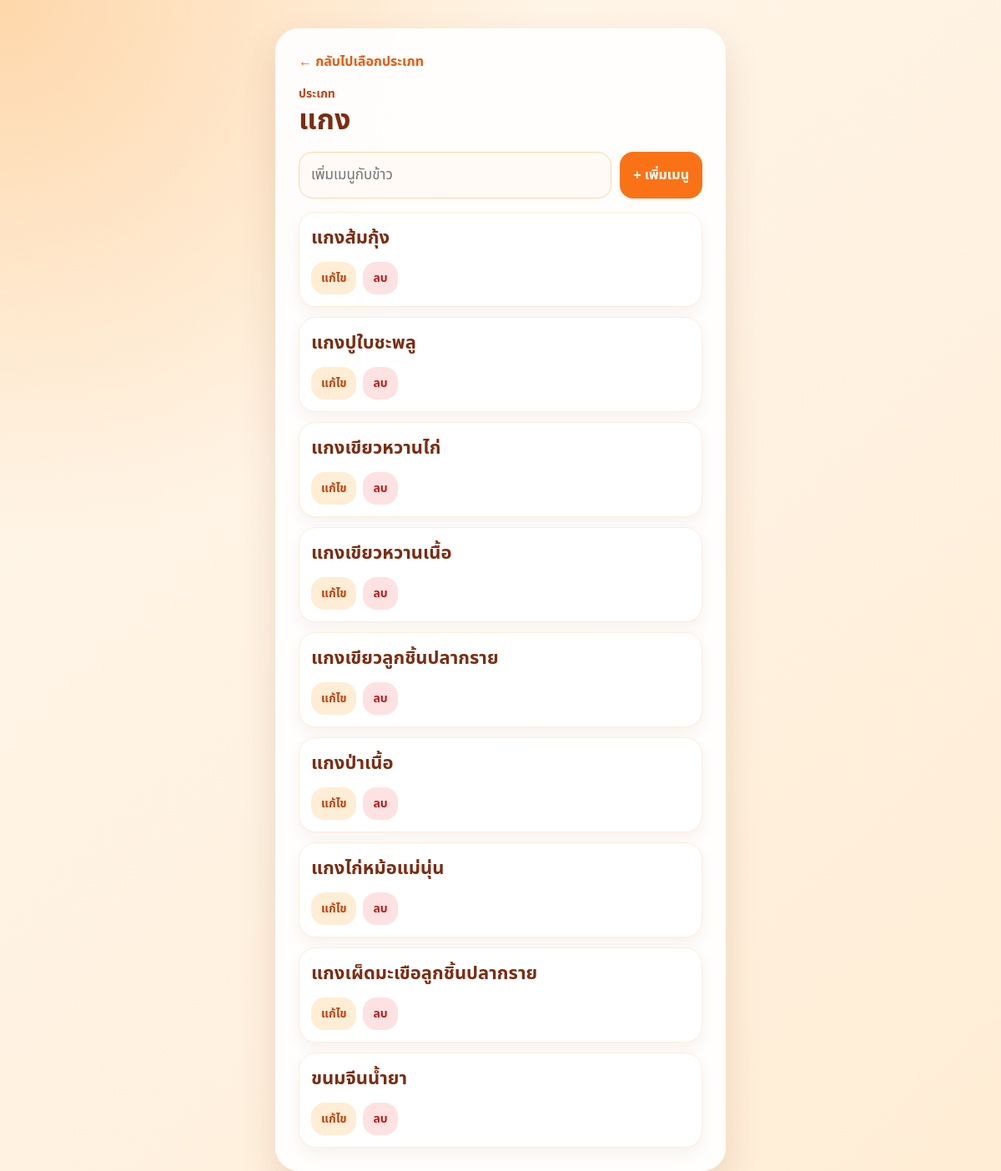
The page /category/3 on the database its author committed.
### tables this page shows
CREATE TABLE categories (
            id INTEGER PRIMARY KEY AUTOINCREMENT,
            name TEXT NOT NULL UNIQUE
        );

CREATE TABLE foods (
            id INTEGER PRIMARY KEY AUTOINCREMENT,
            category_id INTEGER NOT NULL,
            name TEXT NOT NULL,
            FOREIGN KEY (category_id) REFERENCES categories (id) ON DELETE CASCADE
        );

### app.py (the view)
@app.route("/category/<int:category_id>")
def category(category_id):
    db = get_db()
    category = db.execute(
        "SELECT * FROM categories WHERE id = ?",
        (category_id,)
    ).fetchone()
    if category is None:
        return "ไม่พบประเภทเมนูนี้", 404
    foods = db.execute(
        "SELECT * FROM foods WHERE category_id = ? ORDER BY id",
        (category_id,)
    ).fetchall()
    return render_template("category.html", category=category, foods=foods)

### app.py (called while the page is built)
def get_db():
    if "db" not in g:
        db_dir = os.path.dirname(DB_PATH)
        if db_dir:
            os.makedirs(db_dir, exist_ok=True)
        g.db = sqlite3.connect(DB_PATH)
        g.db.row_factory = sqlite3.Row
    return g.db

### templates/category.html (shortened to what this page needs)
{% extends "base.html" %}
{% block content %}
<section class="card">
    <a class="back" href="{{ url_for('index') }}">← กลับไปเลือกประเภท</a>
    <div class="header">
        <div>
            <p class="eyebrow">ประเภท</p>
            <h1>{{ category.name }}</h1>
        </div>
    </div>
    <form class="add-form" action="{{ url_for('add_food', category_id=category.id) }}" method="post">
        <input type="text" name="name" placeholder="เพิ่มเมนูกับข้าว" required>
        <button type="submit">+ เพิ่มเมนู</button>
    </form>
    <div class="list">
        {% for food in foods %}
            <div class="row">
                <div class="food-name">
                    {{ food.name }}
                </div>
                <div class="actions">
                    <button class="small-btn edit" type="button" onclick="toggleEdit('edit-food-{{ food.id }}')">
                        แก้ไข
                    </button>
                    <form action="{{ url_for('delete_food', category_id=category.id, food_id=food.id) }}" method="post" onsubmit="return confirm('ลบเมนูนี้ใช่ไหม?')">
                        <button class="small-btn delete" type="submit">ลบ</button>
                    </form>
                </div>
            </div>
        {% else %}
            <div class="empty">
                ยังไม่มีเมนูในประเภทนี้
            </div>
        {% endfor %}
    </div>
</section>
{% endblock %}

### static/style.css (style rules this page uses)
* { box-sizing: border-box; }
body { margin: 0; font-family: "Noto Sans Thai", sans-serif; background: radial-gradient(circle at top left, #fed7aa, transparent 35%), linear-gradient(135deg, #fff7ed, #ffedd5); min-height: 100vh; color: #2b1d12; }
.card { width: 100%; max-width: 540px; margin: 0 auto; background: rgba(255, 255, 255, 0.92); border-radius: 28px; padding: 22px; box-shadow: 0 20px 45px rgba(120, 53, 15, 0.14); }
.header { display: flex; justify-content: space-between; align-items: end; gap: 12px; margin-bottom: 18px; }
.eyebrow { margin: 0; color: #c2410c; font-weight: 800; font-size: 14px; }
h1 { margin: 2px 0 0; font-size: 34px; color: #7c2d12; line-height: 1.15; }
.back { display: inline-block; margin-bottom: 16px; color: #ea580c; text-decoration: none; font-weight: 800; }
.add-form, .edit-form { display: grid; grid-template-columns: 1fr; gap: 10px; margin-bottom: 16px; }
input { width: 100%; border: 1px solid #fed7aa; border-radius: 16px; padding: 14px; font-size: 17px; font-family: inherit; outline: none; background: #fffaf5; }
button { border: none; border-radius: 16px; padding: 13px 16px; font-family: inherit; font-size: 16px; font-weight: 800; cursor: pointer; }
.add-form button, .edit-form button { background: #f97316; color: white; }
.list { display: grid; gap: 12px; }
.row { background: #fff; border: 1px solid #ffedd5; border-radius: 20px; padding: 14px; box-shadow: 0 8px 18px rgba(120, 53, 15, 0.06); }
.food-name { font-size: 22px; font-weight: 800; color: #7c2d12; margin-bottom: 10px; }
.actions { display: flex; gap: 8px; margin-top: 12px; }
.actions form { margin: 0; }
.small-btn { padding: 9px 12px; font-size: 14px; }
.small-btn.edit { background: #ffedd5; color: #c2410c; }
.small-btn.delete { background: #fee2e2; color: #b91c1c; }
@media (min-width: 560px) { .card { padding: 28px; } }
@media (min-width: 560px) { .add-form, .edit-form { grid-template-columns: 1fr auto; } }

### rows shown on the page
categories: name "แกง"
foods: name "แกงส้มกุ้ง"
foods: name "แกงปูใบชะพลู"
foods: name "แกงเขียวหวานไก่"
foods: name "แกงเขียวหวานเนื้อ"
foods: name "แกงเขียวลูกชิ้นปลากราย"
foods: name "แกงป่าเนื้อ"
foods: name "แกงไก่หม้อแม่นุ่น"
foods: name "แกงเผ็ดมะเขือลูกชิ้นปลากราย"
foods: name "ขนมจีนน้ำยา"
